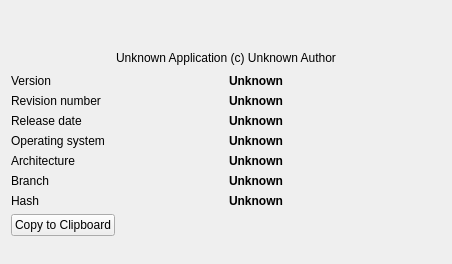
     <widget class="QWidget" name="tab_about">
      <attribute name="title">
       <string>About</string>
      </attribute>
      <layout class="QVBoxLayout" name="verticalLayout">
       <item>
        <widget class="QLabel" name="labelSplashPicture">
         <property name="text">
          <string/>
         </property>
         <property name="pixmap">
          <pixmap resource="../Icons/resource.qrc">:/icons/freecadsplash.png</pixmap>
         </property>
         <property name="alignment">
          <set>Qt::AlignCenter</set>
         </property>
        </widget>
       </item>
       <item>
        <spacer name="spacer">
         <property name="orientation">
          <enum>Qt::Vertical</enum>
         </property>
         <property name="sizeHint">
          <size>
           <width>430</width>
           <height>17</height>
          </size>
         </property>
        </spacer>
       </item>
       <item>
        <layout class="QVBoxLayout" name="boxInfo">
         <property name="spacing">
          <number>6</number>
         </property>
         <property name="margin">
          <number>0</number>
         </property>
         <item>
          <layout class="QHBoxLayout" name="boxAuthor">
           <property name="spacing">
            <number>6</number>
           </property>
           <property name="margin">
            <number>0</number>
           </property>
           <item>
            <spacer>
             <property name="orientation">
              <enum>Qt::Horizontal</enum>
             </property>
             <property name="sizeHint">
              <size>
               <width>31</width>
               <height>20</height>
              </size>
             </property>
            </spacer>
           </item>
           <item>
            <widget class="Gui::UrlLabel" name="labelAuthor">
             <property name="text">
              <string notr="true">Unknown Application (c) Unknown Author</string>
             </property>
             <property name="textFormat">
              <enum>Qt::PlainText</enum>
             </property>
            </widget>
           </item>
           <item>
            <spacer>
             <property name="orientation">
              <enum>Qt::Horizontal</enum>
             </property>
             <property name="sizeHint">
              <size>
               <width>31</width>
               <height>20</height>
              </size>
             </property>
            </spacer>
           </item>
          </layout>
         </item>
         <item>
          <layout class="QGridLayout" name="boxVersion" rowstretch="0,0,0,0,0,0,0">
           <property name="margin">
            <number>0</number>
           </property>
           <property name="spacing">
            <number>6</number>
           </property>
           <item row="0" column="0">
            <widget class="QLabel" name="labelVersion">
             <property name="text">
              <string>Version</string>
             </property>
            </widget>
           </item>
           <item row="0" column="1">
            <widget class="QLabel" name="labelBuildVersion">
             <property name="text">
              <string notr="true">&lt;html&gt;&lt;head/&gt;&lt;body&gt;&lt;p&gt;&lt;span style="font-weight:600;"&gt;Unknown&lt;/span&gt;&lt;/p&gt;&lt;/body&gt;&lt;/html&gt;</string>
             </property>
            </widget>
           </item>
           <item row="1" column="0">
            <widget class="QLabel" name="labelRevision">
             <property name="text">
              <string>Revision number</string>
             </property>
            </widget>
           </item>
           <item row="1" column="1">
            <widget class="QLabel" name="labelBuildRevision">
             <property name="text">
              <string notr="true">&lt;html&gt;&lt;head/&gt;&lt;body&gt;&lt;p&gt;&lt;span style="font-weight:600;"&gt;Unknown&lt;/span&gt;&lt;/p&gt;&lt;/body&gt;&lt;/html&gt;</string>
             </property>
            </widget>
           </item>
           <item row="2" column="0">
            <widget class="QLabel" name="labelDate">
             <property name="text">
              <string>Release date</string>
             </property>
            </widget>
           </item>
           <item row="2" column="1">
            <widget class="QLabel" name="labelBuildDate">
             <property name="text">
              <string notr="true">&lt;html&gt;&lt;head/&gt;&lt;body&gt;&lt;p&gt;&lt;span style=" font-weight:600;"&gt;Unknown&lt;/span&gt;&lt;/p&gt;&lt;/body&gt;&lt;/html&gt;</string>
             </property>
            </widget>
           </item>
           <item row="3" column="0">
            <widget class="QLabel" name="labelOS">
             <property name="text">
              <string>Operating system</string>
             </property>
            </widget>
           </item>
           <item row="3" column="1">
            <widget class="QLabel" name="labelBuildOS">
             <property name="text">
              <string notr="true">&lt;html&gt;&lt;head/&gt;&lt;body&gt;&lt;p&gt;&lt;span style="font-weight:600;"&gt;Unknown&lt;/span&gt;&lt;/p&gt;&lt;/body&gt;&lt;/html&gt;</string>
             </property>
            </widget>
           </item>
           <item row="4" column="0">
            <widget class="QLabel" name="labelArchitecture">
             <property name="text">
              <string>Architecture</string>
             </property>
            </widget>
           </item>
           <item row="4" column="1">
            <widget class="QLabel" name="labelBuildRunArchitecture">
             <property name="text">
              <string notr="true">&lt;html&gt;&lt;head/&gt;&lt;body&gt;&lt;p&gt;&lt;span style="font-weight:600;"&gt;Unknown&lt;/span&gt;&lt;/p&gt;&lt;/body&gt;&lt;/html&gt;</string>
             </property>
            </widget>
           </item>
           <item row="5" column="0">
            <widget class="QLabel" name="labelBranch">
             <property name="text">
              <string notr="true">Branch</string>
             </property>
            </widget>
           </item>
           <item row="5" column="1">
            <widget class="QLabel" name="labelBuildBranch">
             <property name="text">
              <string notr="true">&lt;html&gt;&lt;head/&gt;&lt;body&gt;&lt;p&gt;&lt;span style="font-weight:600;"&gt;Unknown&lt;/span&gt;&lt;/p&gt;&lt;/body&gt;&lt;/html&gt;</string>
             </property>
            </widget>
           </item>
           <item row="6" column="0">
            <widget class="QLabel" name="labelHash">
             <property name="text">
              <string notr="true">Hash</string>
             </property>
            </widget>
           </item>
          <item row="6" column="1">
            <widget class="Gui::UrlLabel" name="labelBuildHash">
             <property name="text">
              <string notr="true">&lt;html&gt;&lt;head/&gt;&lt;body&gt;&lt;p&gt;&lt;span style="font-weight:600;"&gt;Unknown&lt;/span&gt;&lt;/p&gt;&lt;/body&gt;&lt;/html&gt;</string>
             </property>
            </widget>
           </item>
           </layout>
         </item>
        </layout>
       </item>
       <item>
        <layout class="QHBoxLayout" name="horizontalLayout">
         <item>
          <widget class="QPushButton" name="copyButton">
           <property name="text">
            <string>Copy to Clipboard</string>
           </property>
          </widget>
         </item>
         <item>
          <spacer name="horizontalSpacer">
           <property name="orientation">
            <enum>Qt::Horizontal</enum>
           </property>
           <property name="sizeHint">
            <size>
             <width>40</width>
             <height>20</height>
            </size>
           </property>
          </spacer>
         </item>
        </layout>
       </item>
       <item>
        <spacer name="spacer_4">
         <property name="orientation">
          <enum>Qt::Vertical</enum>
         </property>
         <property name="sizeHint">
          <size>
           <width>430</width>
           <height>17</height>
          </size>
         </property>
        </spacer>
       </item>
      </layout>
     </widget>
